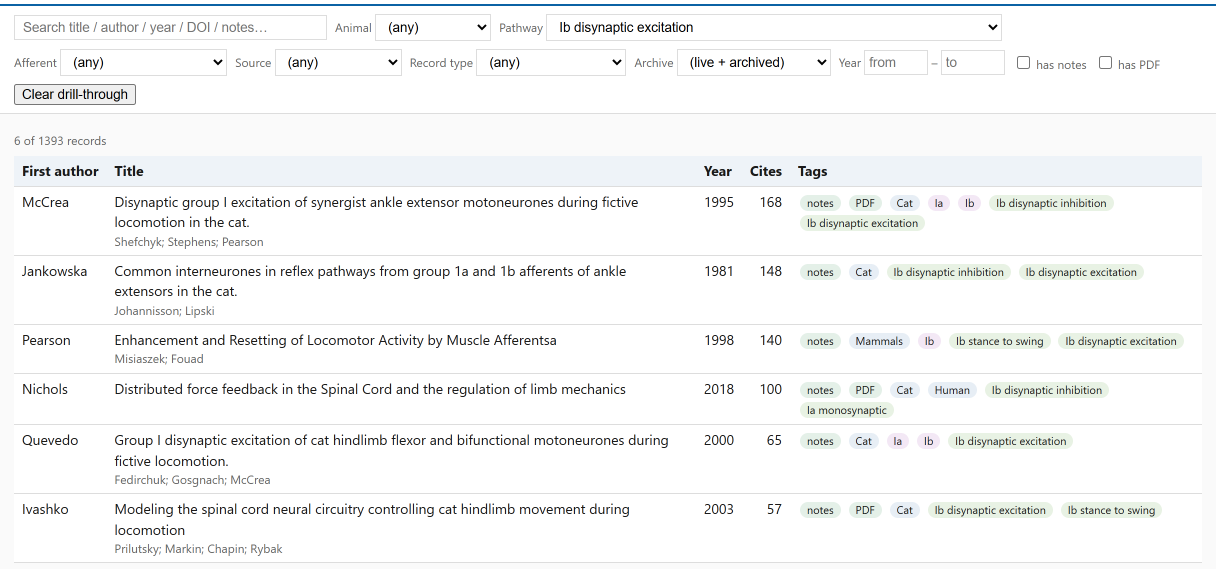
#> input picture Documentation/Reports and Papers/Dissertation/Figures/50-database/components/sadb_app_20261119/pathway_table.png, 2432 x 1138 px (shown at 1/2 size)
$ python sadb_figures.py
#> lines starting #> are read from the running program, lines starting #| are printed output that depends on the picture
"""Typeset the Chapter 5 circuit rule and enlarge selected portions of actual app captures."""
from pathlib import Path
from PIL import Image
import matplotlib
matplotlib.use("Agg")
import matplotlib.pyplot as plt
from matplotlib.patches import FancyBboxPatch, Polygon

here = Path(__file__).resolve().parent
folder = here.parents[1] / "Figures/50-database"
scratch = here.parents[4] / "tmp/toolchain_sadb_20261119"
captures = folder / "components/sadb_app_20261119"
plt.rcParams.update({"font.family":"Arial", "pdf.fonttype":42, "pdf.compression":9})
ink,blue,muted = "#182733","#204c72","#42545f"
width = 468

def page(height):
    f=plt.figure(figsize=(width/72,height/72),facecolor="white")
    ax=f.add_axes([0,0,1,1],xlim=(0,width),ylim=(height,0),aspect="equal")
    ax.set_axis_off()
    return f,ax

def label(ax,x,y,value,size=12,**kwargs):
    opts=dict(ha="left",va="center",fontsize=size,color=ink,linespacing=1.18)
    opts.update(kwargs)
    return ax.text(x,y,value,**opts)

def crop(ax,img,rect,x,y,scale):
    piece=img.crop(rect)
    w,h=piece.size
    ax.imshow(piece,extent=[x,x+w*scale,y+h*scale,y],interpolation="none",
              origin="upper",aspect="equal",zorder=1)

def save(f,stem,alt):
    f.savefig(folder/(stem+".pdf"),metadata={"Creator":"Chapter 5 figure generator","CreationDate":None})
    (folder/(stem+".alt.txt")).write_text(alt+"\n",encoding="utf-8")
    scratch.mkdir(parents=True,exist_ok=True)
    f.savefig(scratch/(stem+".png"),dpi=130)
    plt.close(f)

def record():
    grid=Image.open(captures/"pathway_table.png")
#> grid is the input picture: PIL image 2432x1138 RGB; mean R, G, B 245.1, 246, 246.2
    drawer=Image.open(captures/"mccrea_record_identification.png")
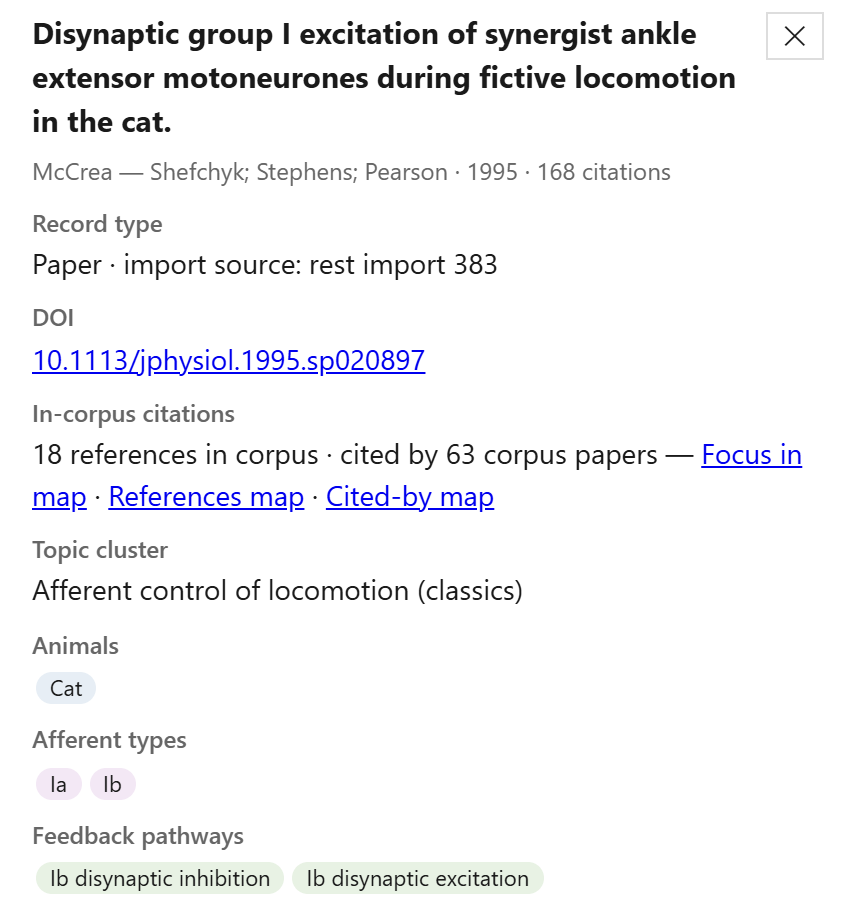
#> input picture Documentation/Reports and Papers/Dissertation/Figures/50-database/components/sadb_app_20261119/mccrea_record_identification.png, 852 x 910 px
#> drawer is the input picture: PIL image 852x910 RGB; mean R, G, B 244.1, 244.3, 246.1
    notes=Image.open(captures/"mccrea_notes.png")
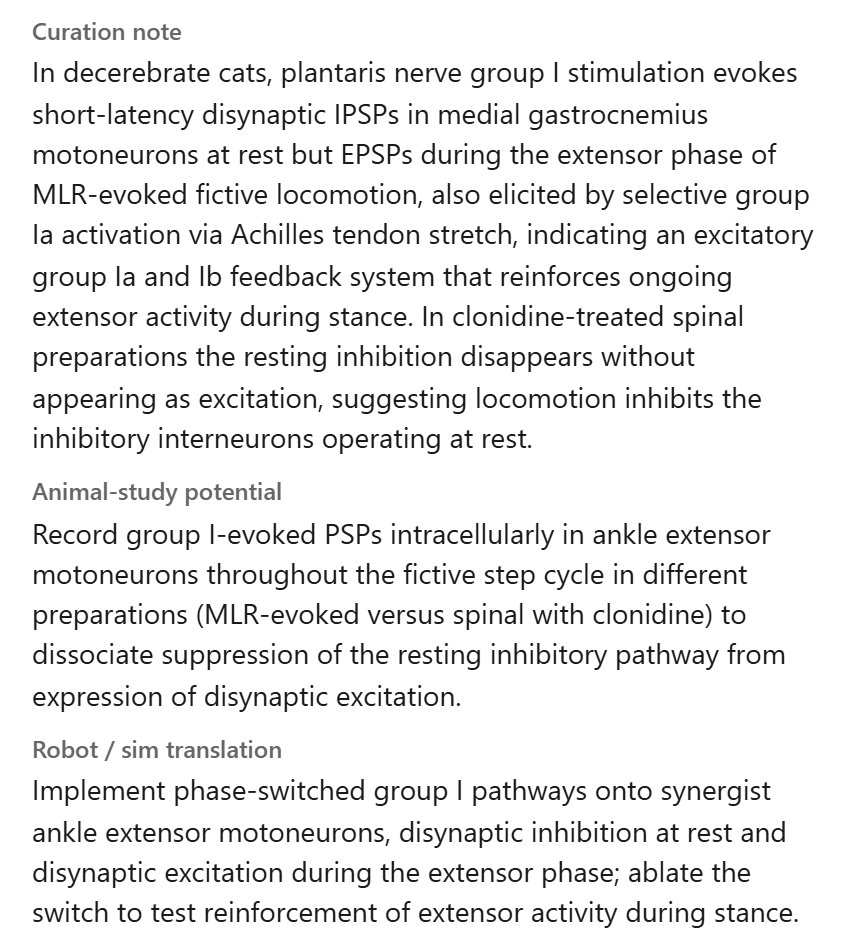
#> input picture Documentation/Reports and Papers/Dissertation/Figures/50-database/components/sadb_app_20261119/mccrea_notes.png, 852 x 946 px
#> notes is the input picture: PIL image 852x946 RGB; min 26, max 255, mean 235.5
    f,ax=page(432)
    label(ax,6,12,"(A) Choose a pathway",size=12.5,fontweight="bold")
    crop(ax,grid,(987,21,1530,85),6,26,.465)
    label(ax,294,12,"(B) Select the paper",size=12.5,fontweight="bold")
    crop(ax,grid,(21,255,218,438),294,26,.45)
    ax.plot([6,460],[116,116],color="#b4c0c7",lw=.8)
    label(ax,6,131,"(C) Check the source and its classifications",size=12.5,fontweight="bold")
    crop(ax,drawer,(21,7,753,194),6,146,.47)
    crop(ax,drawer,(23,301,443,384),6,254,.47)
    crop(ax,drawer,(23,725,558,907),210,243,.47)
    ax.plot([6,460],[332,332],color="#b4c0c7",lw=.8)
    label(ax,6,348,"(D) Compare the observation and the proposed test",size=12.5,fontweight="bold")
    crop(ax,notes,(26,17,191,46),6,361,.48)
    label(ax,152,374,"The same input inhibited the motor pool at rest\nand excited it during extension.",size=10.9)
    crop(ax,notes,(25,733,298,766),6,400,.48)
    label(ax,152,412,"Repeat the stimulus with the phase switch enabled\nand then disabled.",size=10.9)
    save(f,"sadb_table_record_guide","The pathway filter (A) retrieves six papers; selecting McCrea (B) opens the DOI, Ia and Ib afferent tags, and both pathway labels (C). The Curation note and Robot / sim translation fields (D) distinguish the observed change in sign from a proposed controller test.")

def pivot():
    screen=Image.open(captures/"ib_cat_pivot_full.png")
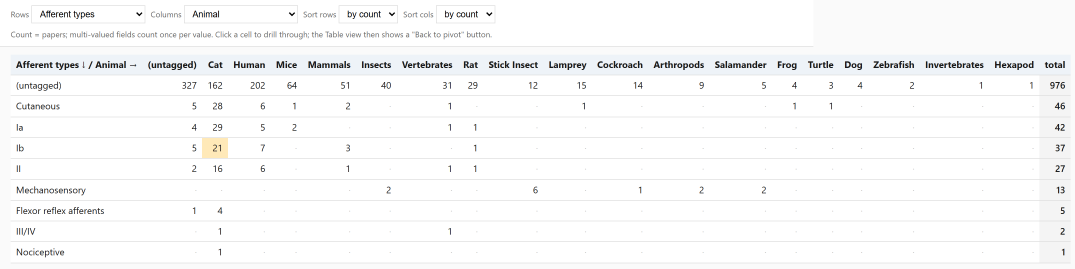
#> input picture Documentation/Reports and Papers/Dissertation/Figures/50-database/components/sadb_app_20261119/ib_cat_pivot_full.png, 3224 x 806 px (shown at 1/3 size)
#> screen is the input picture: PIL image 3224x806 RGB; mean R, G, B 248.5, 248.8, 249
    f,ax=page(319)
    label(ax,6,12,"(A) Choose the row and column variables",size=12.5,fontweight="bold")
    crop(ax,screen,(25,10,901,79),6,24,.49)
    label(ax,6,73,"(B) Select the cell to open the matching papers",size=12.5,fontweight="bold")
    cell=Image.open(captures/"ib_cat_pivot_cell.png")
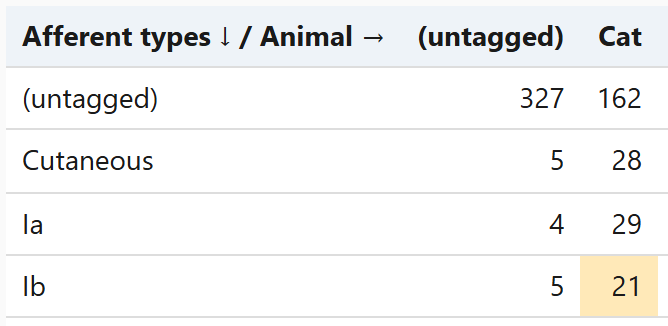
#> input picture Documentation/Reports and Papers/Dissertation/Figures/50-database/components/sadb_app_20261119/ib_cat_pivot_cell.png, 668 x 326 px
#> cell is the input picture: PIL image 668x326 RGB; mean R, G, B 243.5, 243.8, 243.6
    crop(ax,cell,(0,0,668,326),6,88,.477)
    label(ax,6,259,"(C) Read the records or return to the pivot",size=12.5,fontweight="bold")
    drill=Image.open(captures/"ib_cat_drillthrough.png")
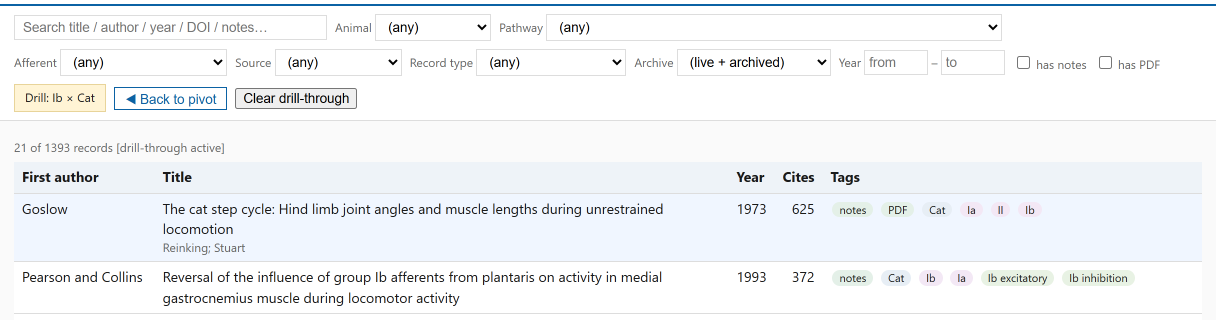
#> input picture Documentation/Reports and Papers/Dissertation/Figures/50-database/components/sadb_app_20261119/ib_cat_drillthrough.png, 2432 x 640 px (shown at 1/2 size)
#> drill is the input picture: PIL image 2432x640 RGB; mean R, G, B 241.8, 244.1, 246.5
    crop(ax,drill,(21,158,459,229),6,275,.46)
#> in crop (call 10), `piece=img.crop(rect)`:
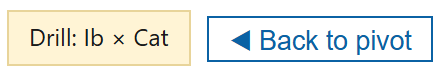
#> piece: PIL image 438x71 RGB; mean R, G, B 233.4, 235.6, 229.5
    crop(ax,drill,(21,268,472,316),231,281,.46)
    save(f,"sadb_pivot_guide","Actual Pivot controls with Afferent types as rows and Animal as columns. The highlighted Ib by Cat cell contains 21 Papers. Selecting it opens the contributing records with the Back to pivot control.")

def rule():
    f,ax=page(178)
    def box(x,y,w,h,words):
        ax.add_patch(FancyBboxPatch((x,y),w,h,boxstyle="round,pad=0,rounding_size=5",
                     edgecolor=muted,facecolor="#f0f4f5",linewidth=1.15))
        label(ax,x+w/2,y+h/2,words,12,ha="center")
    for ypos,title,action,positive in ((6,"At rest","Inhibition",False),(93,"During the extensor phase","Excitation",True)):
        label(ax,6,ypos+6,title,13,fontweight="bold")
        y=ypos+25
        box(7,y,125,43,"Plantaris nerve\ngroup I input")
        box(297,y,164,43,"Medial gastrocnemius\nmotor neurons")
        path_y=y+26
        label(ax,214,y+8,action,11.2,ha="center",color=blue)
        ax.plot([132,292 if positive else 288],[path_y,path_y],color=blue,lw=2,solid_capstyle="butt")
        if positive:
            ax.add_patch(Polygon([[296,path_y],[284,path_y-5],[284,path_y+5]],color=blue))
        else:
            ax.plot([288,288],[path_y-7,path_y+7],color=blue,lw=2.5,solid_capstyle="butt")
    ax.plot([7,460],[82,82],color="#b4c0c7",lw=.8)
    save(f,"sadb_group_i_rule","The same plantaris group I stimulus inhibited medial gastrocnemius motor neurons at rest, shown by a barred line, and excited them during the extensor phase of midbrain-evoked fictive locomotion, shown by an arrowhead. These signs represent the recorded net motor-neuron response.")
#> call 3 of save, with stem = 'sadb_group_i_rule'
#> in save (call 3), `f.savefig(folder/(stem+".pdf"),metadata={"Creator":"Chapter 5 figure g..`:
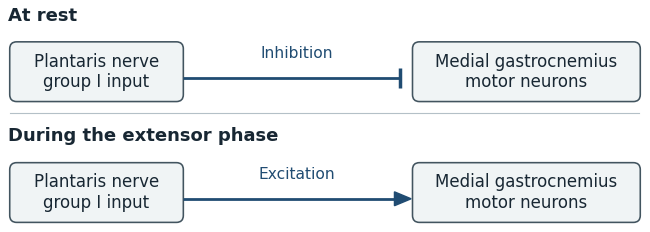
#> figure drawn by matplotlib, 1 panel

if __name__=="__main__":
    record()
    pivot()
    rule()
